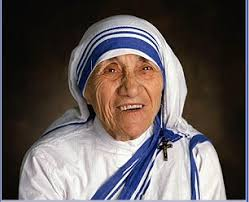
%> input picture general/matlab/as06/ex_01.jpg, 249 x 202 px
$ octave ex05.m   (GNU Octave 9; MATLAB toolbox functions it lacks are replaced by stand-ins)
%> lines starting %> are read from the running program, lines starting %| are printed output that depends on the picture
I = imread('ex_01.jpg');
%> I is the input picture: size 202x249x3 uint8; mean R, G, B 97.9, 89.8, 89.5

IG = rgb2gray(I);
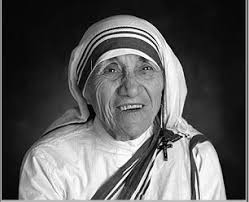
%> IG: size 202x249 uint8; min 0, max 255, mean 92.2

h = imhist(IG);
%> h = 256 values, max 1861 at index 13, min 19 at index 256, mean 196.5

IJ = histeq(IG, h);

hq = imhist(IJ);
%> hq has the same summary as h

IJ = imadjust(IJ, stretchlim(IJ), []);

hd = imhist(IJ);
%> hd = 256 values, max 1861 at index 11, min 0 at index 15, mean 196.5

subplot(1, 3, 1);
plot(h);

subplot(1, 3, 2);
plot(hq);

subplot(1, 3, 3);
plot(hd);
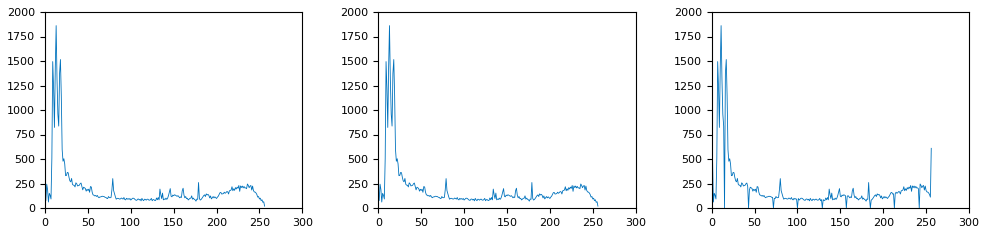
%> figure redrawn from the program's plot data, 3 panels; panel 1: curve peaks at x = 13, y = 1861; panel 3: curve peaks at x = 11, y = 1861

figure

imshow(IJ);

$ run again, with general/matlab/as06/ex_02.JPG copied over general/matlab/as06/ex_01.jpg
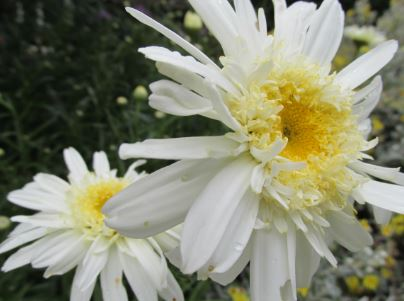
%> input picture general/matlab/as06/ex_02.JPG, 404 x 301 px
%> I is the input picture: size 301x404x3 uint8; mean R, G, B 132, 133.7, 111.8
%> h = 256 values, max 1274 at index 183, min 0 at index 1, mean 475
%> hq has the same summary as h
%> `IJ = imadjust(IJ, stretchlim(IJ), []);`:
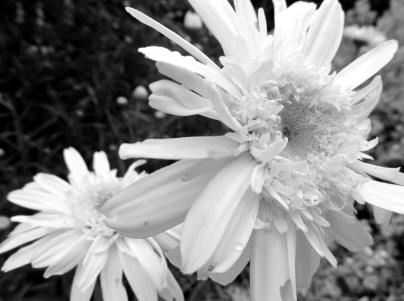
%> IJ: size 301x404 uint8; min 0, max 255, mean 140.7
%> hd = 256 values, max 1655 at index 1, min 0 at index 4, mean 475
%> `plot(hd);`:
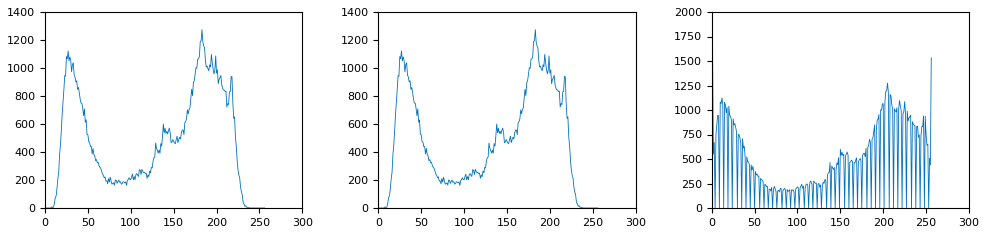
%> figure redrawn from the program's plot data, 3 panels; panel 1: curve peaks at x = 183, y = 1274; panel 3: curve peaks at x = 1, y = 1655

$ run again, with general/matlab/as06/ex_07.JPG copied over general/matlab/as06/ex_01.jpg
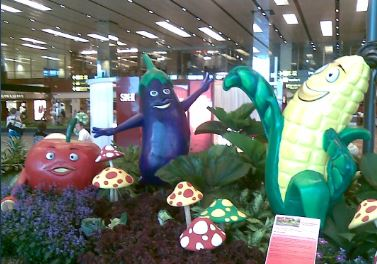
%> input picture general/matlab/as06/ex_07.JPG, 377 x 264 px
%> I is the input picture: size 264x377x3 uint8; mean R, G, B 105.3, 115.7, 108.9
%> h = 256 values, max 1306 at index 255, min 0 at index 1, mean 388.8
%> hq has the same summary as h
%> `IJ = imadjust(IJ, stretchlim(IJ), []);`:
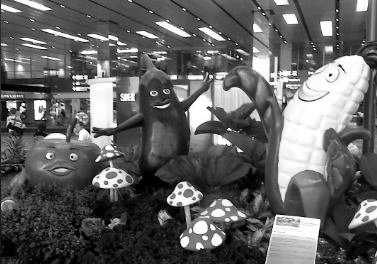
%> IJ: size 264x377 uint8; min 0, max 255, mean 98.8
%> hd = 256 values, max 1619 at index 256, min 0 at index 7, mean 388.8
%> `plot(hd);`:
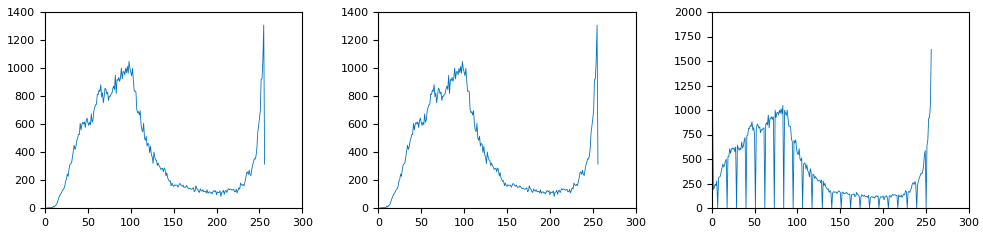
%> figure redrawn from the program's plot data, 3 panels; panel 1: curve peaks at x = 255, y = 1306; panel 3: curve peaks at x = 256, y = 1619

$ run again, with general/matlab/as06/ex_08.jpg copied over general/matlab/as06/ex_01.jpg
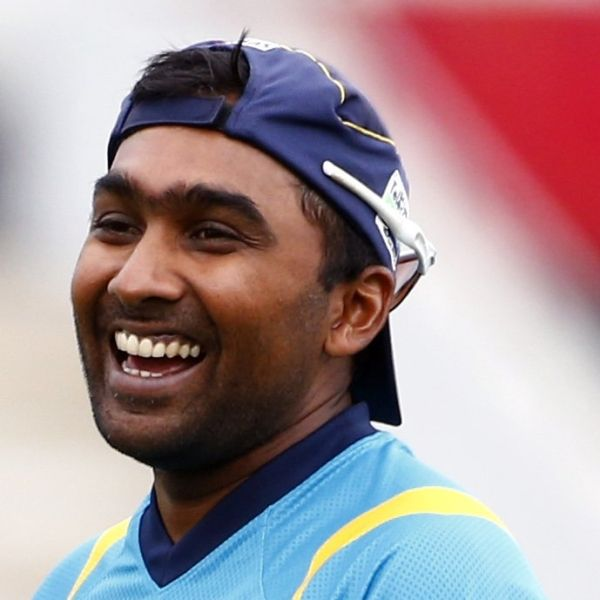
%> input picture general/matlab/as06/ex_08.jpg, 600 x 600 px
%> I is the input picture: size 600x600x3 uint8; mean R, G, B 162.9, 142.6, 147.5
%> `IG = rgb2gray(I);`:
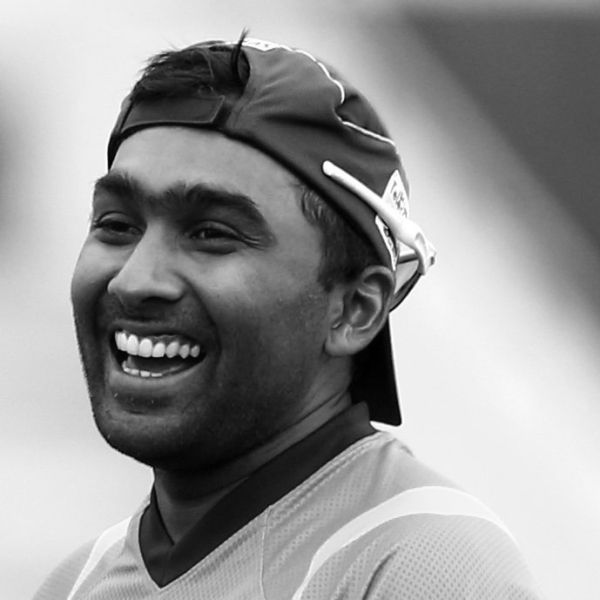
%> IG: size 600x600 uint8; min 0, max 255, mean 149.2
%> h = 256 values, max 12662 at index 240, min 30 at index 1, mean 1406.2
%> hq has the same summary as h
%> hd = 256 values, max 12662 at index 250, min 0 at index 8, mean 1406.2
%> `plot(hd);`:
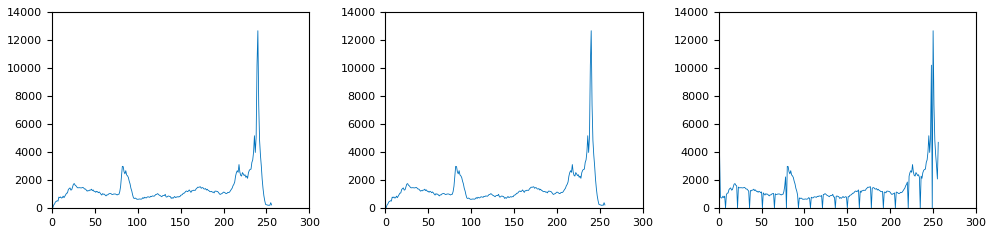
%> figure redrawn from the program's plot data, 3 panels; panel 1: curve peaks at x = 240, y = 12662; panel 3: curve peaks at x = 250, y = 12662
